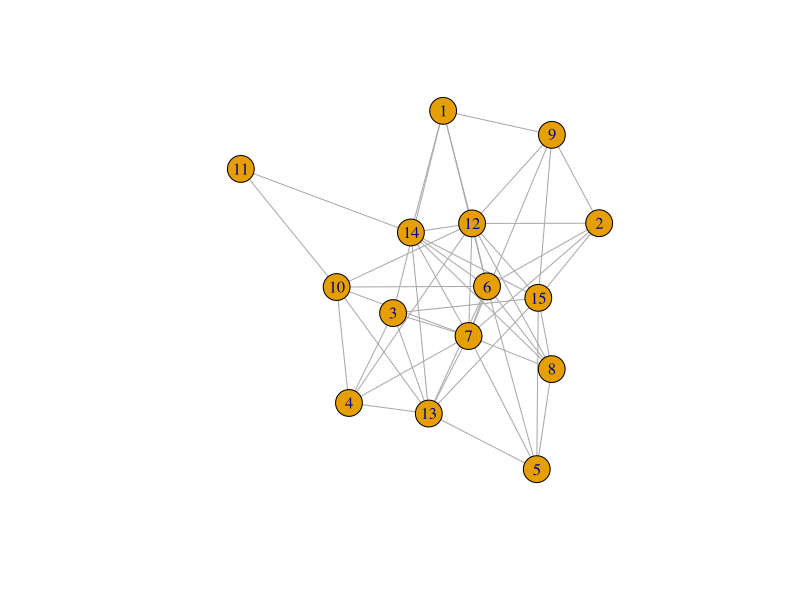
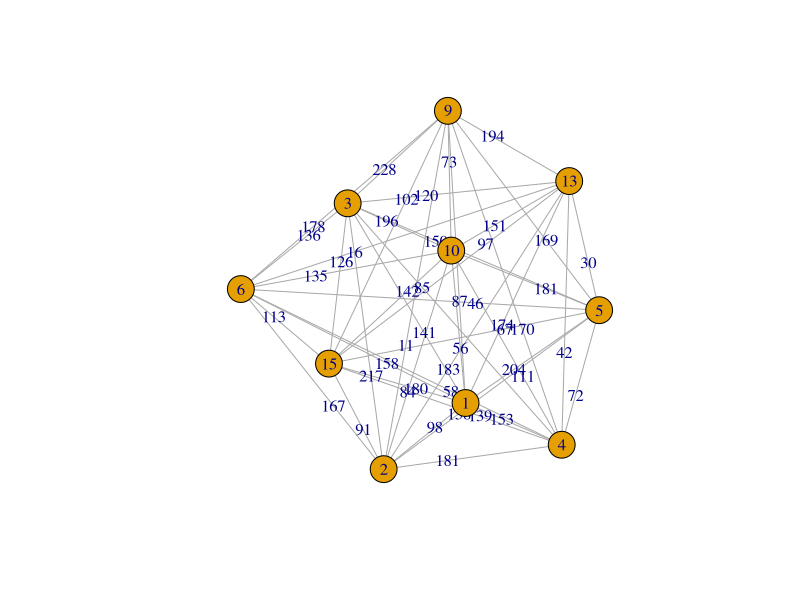
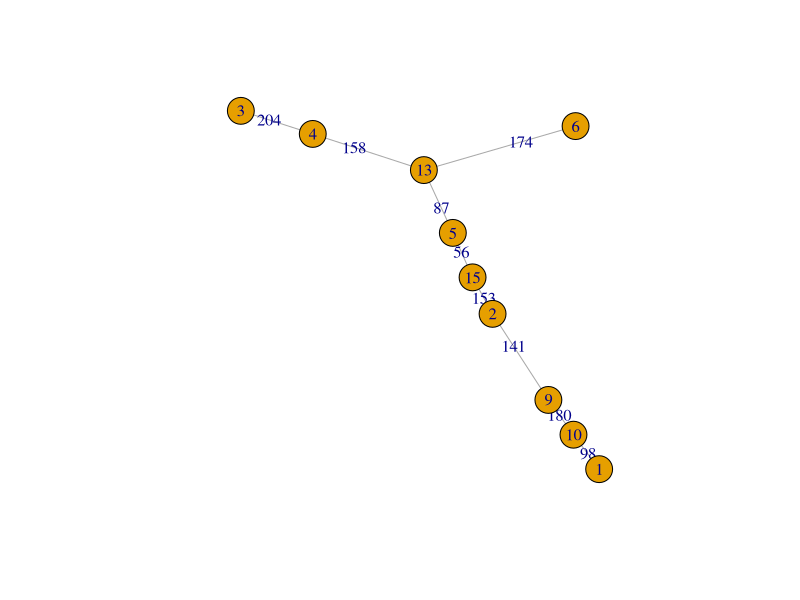
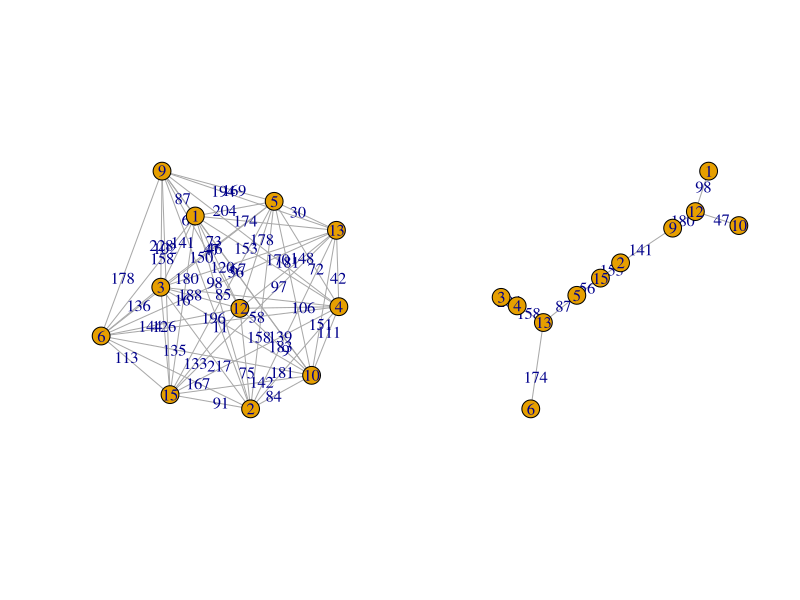
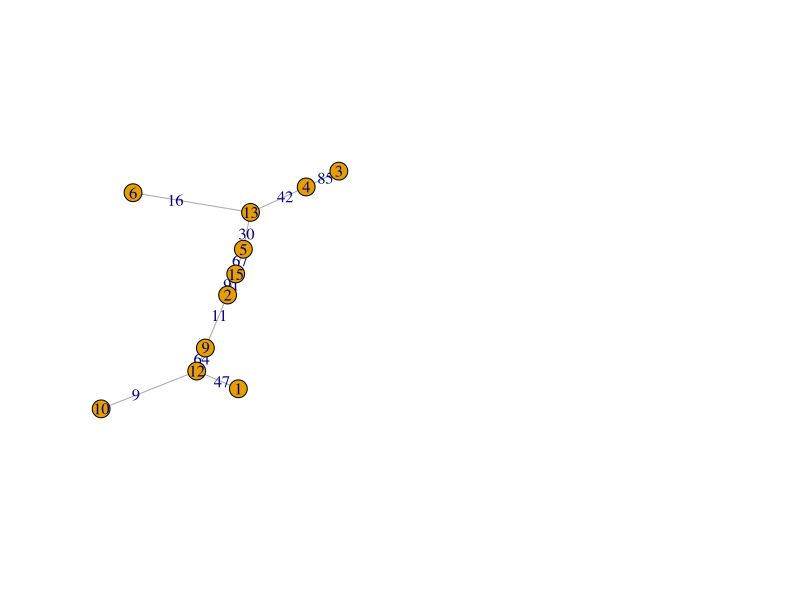

The R script that drew these images, in order:
# CA2_1
library(igraph)

set.seed(2018)

g <- erdos.renyi.game(15, 0.5)
plot(g)
num_of_vertices <- gorder(g)
num_of_edges <- gsize(g)
V(g)$name <- as.character(1:15)
V(g)$prize <- sample(0:200, num_of_vertices, replace = TRUE)
zeros <- sample(1:15, 5)
V(g)[intersect(V(g)$name , zeros)]$prize <- 0
E(g)$weight <- sample(1: 200, num_of_edges)
steiner.nodes <- V(g)[V(g)$prize > 0]$name
prev_Cost <- Inf
new_Cost <- sum(E(g)$weight)
all_distances <- distances(g)
#all_distances
#steiner.nodes

while(new_Cost < prev_Cost){
  prev_Cost <- new_Cost
  Gi <- graph.full(length(steiner.nodes))
  V(Gi)$name <- steiner.nodes

  for(e in E(Gi)){
    end1 <- (V(Gi)[get.edgelist(Gi)[e,][1]])$name 
    end2 <- (V(Gi)[get.edgelist(Gi)[e,][2]])$name 
    E(Gi)[end1 %--% end2]$weight <- all_distances[end1, end2]
  }
  plot(Gi, edge.label=E(Gi)$weight)
  
  mst <- minimum.spanning.tree(Gi)
  plot(mst, edge.label=E(Gi)$weight)
  edge_list <- get.edgelist(mst)
  Gs <- mst
  for (n in 1:nrow(edge_list)) {
    i <- edge_list[n,2]
    j <- edge_list[n,1]
    ##  If the edge of T' mst is shared by Gi, then remove the edge from T'
    ##    and replace with the shortest path between the nodes of g: 
    if (length(E(Gi)[which(V(mst)$name==i) %--% which(V(mst)$name==j)]) == 1) {
      ##  If edge is present then remove existing edge from the 
      ##    minimum spanning tree:
      Gs <- Gs - E(Gs)[which(V(mst)$name==i) %--% which(V(mst)$name==j)]
      g_sub <- induced.subgraph(g, (get.shortest.paths(g, from=V(g)[i], to=V(g)[j])$vpath[[1]]))
      Gs <- graph.union(Gs, g_sub, byname=T)
    }
  }
  #plot(Gs, vertex.label=V(Gs)$name)
  #V(Gs)$name
  for(e in E(Gs)){
    end1 <- (V(Gs)[get.edgelist(Gs)[e,][1]])$name 
    end2 <- (V(Gs)[get.edgelist(Gs)[e,][2]])$name 
    E(Gs)[end1 %--% end2]$weight <- all_distances[end1, end2]
    
  }
  
  steiner.nodes <- V(Gs)$name
  new_Cost <- sum(E(Gs)$weight)
  par(mfrow=c(1,2))
  #plot(mst)
  #plot(Gs, edge.label=E(Gs)$weight)
}

improve = TRUE
while(improve){
  improve = FALSE
  for(v in V(Gs)$name ){
    if(degree(Gs, which(V(Gs)$name==v)) == 1){
      if( incident(Gs, V(Gs)[which(V(Gs)$name==v )])$weight > V(g)[which(V(g)$name == v)]$prize ){
        Gs <-delete.vertices(Gs, which( (V(Gs)$name)==v ) )
        print('vertex deleted')
        improve = TRUE
        break
      }
    }
  }
}

plot(Gs, edge.label=E(Gs)$weight)
cat('Revenue = ')
cat(sum( V(g)[intersect(V(g), V(Gs))] $prize) - sum(E(Gs)$weight))      

